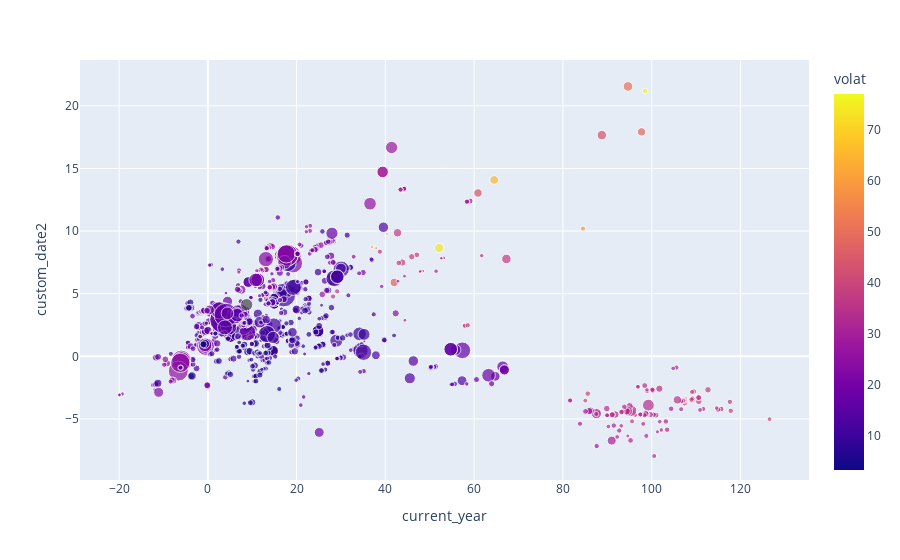

Write notebook code for a chart like this one.
### Code cell
px.scatter(df_results, x="current_year", y="custom_date2", hover_data=["name", "isin"], color="volat", size="costs_inv")

### Figure 1 — Plotly figure (JSON) as saved in the notebook; plotly's stock layout.template omitted (floating-point values rounded to 4 significant figures; data arrays with more than 128 entries replaced by an {"elided": "..."} marker saying what was removed)
{"data": [{"customdata": {"elided": "905x2 str values"}, "hovertemplate": "current_year=%{x}<br>custom_date2=%{y}<br>costs_inv=%{marker.size}<br>name=%{customdata[0]}<br>isin=%{customdata[1]}<br>volat=%{marker.color}<extra></extra>", "legendgroup": "", "marker": {"color": {"elided": "905 float values"}, "coloraxis": "coloraxis", "size": {"elided": "905 float values"}, "sizemode": "area", "sizeref": 0.03571, "symbol": "circle"}, "mode": "markers", "name": "", "orientation": "h", "showlegend": false, "type": "scatter", "x": {"elided": "905 float values"}, "xaxis": "x", "y": {"elided": "905 float values"}, "yaxis": "y"}], "layout": {"coloraxis": {"colorbar": {"title": {"text": "volat"}}, "colorscale": [[0, "#0d0887"], [0.1111, "#46039f"], [0.2222, "#7201a8"], [0.3333, "#9c179e"], [0.4444, "#bd3786"], [0.5556, "#d8576b"], [0.6667, "#ed7953"], [0.7778, "#fb9f3a"], [0.8889, "#fdca26"], [1, "#f0f921"]]}, "legend": {"itemsizing": "constant", "tracegroupgap": 0}, "margin": {"t": 60}, "xaxis": {"anchor": "y", "domain": [0, 1], "title": {"text": "current_year"}}, "yaxis": {"anchor": "x", "domain": [0, 1], "title": {"text": "custom_date2"}}}}
